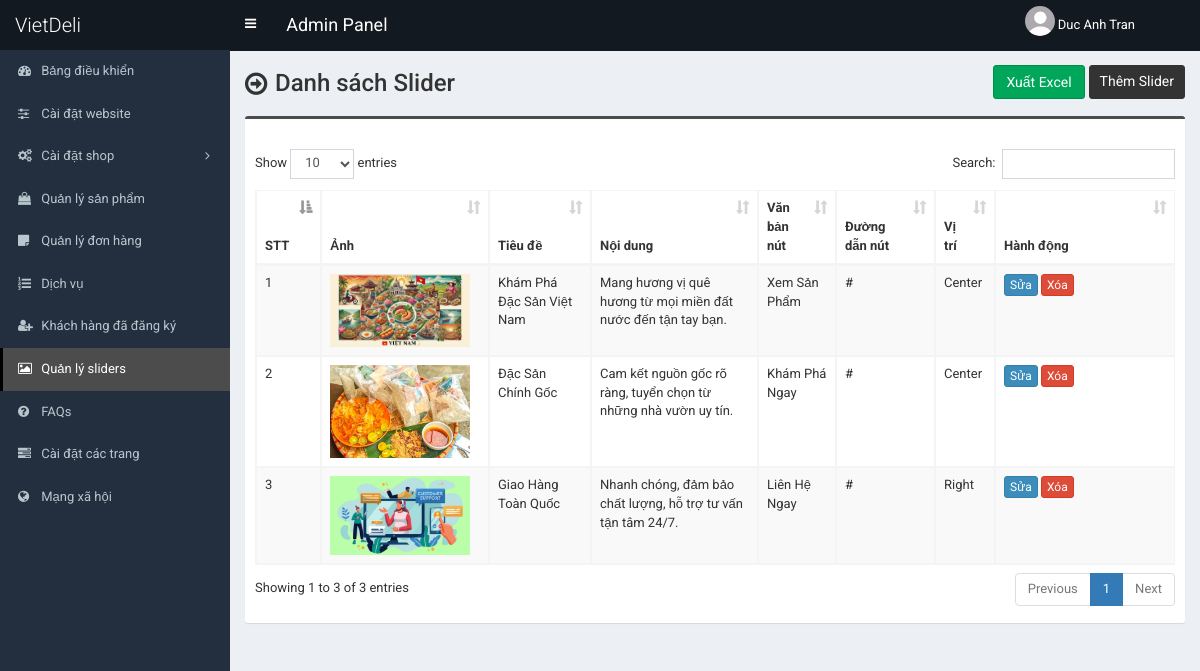
Screenshot of /admin/slider.php (signed in) with the database file from the repository.
### tables this page shows
CREATE TABLE `table_slider` (
  `id` int(11) NOT NULL,
  `photo` text NOT NULL,
  `heading` text NOT NULL,
  `content` text NOT NULL,
  `button_text` text NOT NULL,
  `button_url` text NOT NULL,
  `position` text NOT NULL
);

### admin/slider.php (the view, shortened to what this page needs)
<?php require_once('header.php'); ?>
<section class="content-header">
    <div class="content-header-left">
        <h1>Danh sách Slider</h1>
    </div>
    <div class="content-header-right">
        <form method="post" enctype="multipart/form-data" action="">
            <button type="submit" name="export_excel" class="btn btn-success">Xuất Excel</button>
        </form>
        <a href="slider-add.php" class="btn btn-primary btn-sm">Thêm Slider</a>
    </div>
</section>
<section class="content">
    <div class="row">
        <div class="col-md-12">
            <div class="box box-info">
                <div class="box-body table-responsive">
                    <table id="example1" class="table table-bordered table-hover table-striped">
                        <thead>
                            <tr>
                                <th>STT</th>
                                <th>Ảnh</th>
                                <th>Tiêu đề</th>
                                <th>Nội dung</th>
                                <th>Văn bản nút</th>
                                <th>Đường dẫn nút</th>
                                <th>Vị trí</th>
                                <th width="140">Hành động</th>
                            </tr>
                        </thead>
                        <tbody>
                            <?php
                            $i = 0;
                            $query = $pdo->prepare("SELECT id,photo,heading,content,button_text,button_url,position FROM table_slider");
                            $query->execute();
                            $result = $query->fetchAll(PDO::FETCH_ASSOC);
                            foreach ($result as $row) {
                                $i++;
                            ?>
                                <tr>
                                    <td><?php echo $i; ?></td>
                                    <td style="width:150px;">
                                        <img src="../assets/uploads/<?php echo $row['photo']; ?>"
                                            alt="<?php echo $row['heading']; ?>" style="width:140px;">
                                    </td>
                                    <td><?php echo $row['heading']; ?></td>
                                    <td><?php echo $row['content']; ?></td>
                                    <td><?php echo $row['button_text']; ?></td>
                                    <td><?php echo $row['button_url']; ?></td>
                                    <td><?php echo $row['position']; ?></td>
                                    <td>
                                        <a href="slider-edit.php?id=<?php echo $row['id']; ?>"
                                            class="btn btn-primary btn-xs edit-btn">Sửa</a>
                                        <a href="#" class="btn btn-danger btn-xs"
                                            data-href="slider-delete.php?id=<?php echo $row['id']; ?>" data-toggle="modal"
                                            data-target="#confirm-delete">Xóa</a>
                                    </td>
                                </tr>
                            <?php
                            }
                            ?>
                        </tbody>
                    </table>
                </div>
            </div>
        </div>
    </div>
</section>
<?php require_once('footer.php'); ?>

### admin/style.css (style rules this page uses)
body { font-size: 13px; font-family: "Roboto", sans-serif; }
.content-header>h1, .content-header .content-header-left h1 { font-family: "Roboto", sans-serif; }
.box-info { padding-top: 20px; }
.content-header { overflow: hidden; }
.content-header .content-header-left { float: left; padding-top: 5px; }
.content-header .content-header-right { float: right; display: flex; }
.content-header .content-header-right form { margin-right: 4px; }
.content-header .content-header-left h1 { margin-top: 0; margin-bottom: 0; padding-left: 30px; padding-bottom: 5px; font-size: 24px; position: relative; }
.content-header .content-header-left h1:before { position: absolute; top: 0; left: 0; font-family: "FontAwesome", sans-serif; font-size: 26px; content: "\f18e"; }
.content-header .content-header-right a { position: relative; font-size: 14px; }
.box.box-info { border-top-color: #4c4c4c; }
.content-header .content-header-right a { background-color: #333333; border-color: #333333; }

### rows the page displays
table_slider: photo (picture), heading "Khám Phá Đặc Sản Việt Nam", content "Mang hương vị quê hương từ mọi miền đất nước đến tận tay bạn.", button_text "Xem Sản Phẩm", button_url "#", position "Center"
table_slider: photo (picture), heading "Đặc Sản Chính Gốc", content "Cam kết nguồn gốc rõ ràng, tuyển chọn từ những nhà vườn uy tín.", button_text "Khám Phá Ngay", button_url "#", position "Center"
table_slider: photo (picture), heading "Giao Hàng Toàn Quốc", content "Nhanh chóng, đảm bảo chất lượng, hỗ trợ tư vấn tận tâm 24/7.", button_text "Liên Hệ Ngay", button_url "#", position "Right"

### other values shown
$_SESSION['admin']['full_name'] "Duc Anh Tran"
